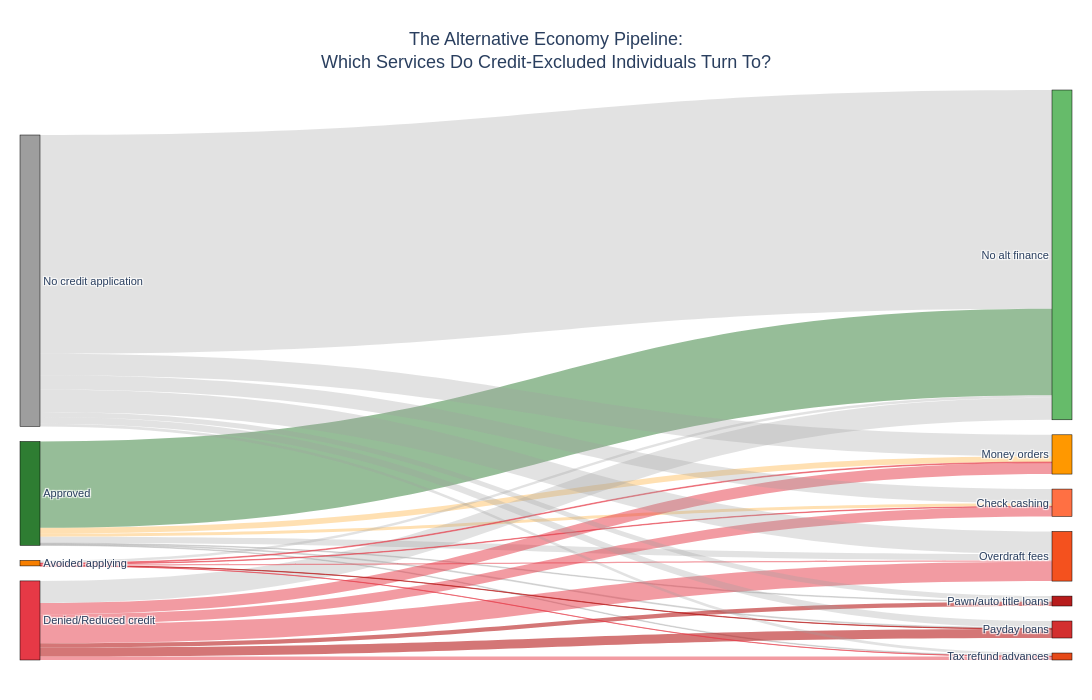

Write notebook code for a chart like this one.
### Code cell
# Create Enhanced Sankey Diagram with Specific Alt Finance Services
fig = go.Figure(data=[go.Sankey(
    node=dict(
        pad=15,
        thickness=20,
        line=dict(color="black", width=0.5),
        label=node_labels,
        color=node_colors,
        hovertemplate='%{label}<br>Respondents: %{value:,}<extra></extra>'
    ),
    link=dict(
        source=source,
        target=target,
        value=value,
        color=link_colors,
        hovertemplate='%{source.label} → %{target.label}<br>Respondents: %{value:,}<extra></extra>'
    )
)])

fig.update_layout(
    title={
        'text': "The Alternative Economy Pipeline:<br>Which Services Do Credit-Excluded Individuals Turn To?",
        'font': {'size': 18, 'family': 'Arial, sans-serif'},
        'x': 0.5,
        'xanchor': 'center'
    },
    font=dict(size=11, family='Arial, sans-serif'),
    height=700,
    width=1200,
    paper_bgcolor='white',
    plot_bgcolor='white',
    margin=dict(l=20, r=20, t=90, b=40)
)

# Display interactive version
fig.show()

# Export static version for publication
try:
    fig.write_image("sankey_credit_alt_finance_detailed.png", width=1200, height=700, scale=2)
    fig.write_image("sankey_credit_alt_finance_detailed.svg", width=1200, height=700)
    print("\n✓ Enhanced Sankey diagrams exported as PNG (300 DPI) and SVG")
except Exception as e:
    print(f"\n⚠ Export failed (kaleido may need restart): {e}")
    print("  You can still use the interactive version above")

print("\n=== KEY INSIGHTS ===")
print("This enhanced Sankey reveals WHICH specific alternative financial services people turn to")
print("when excluded from mainstream credit:")
print("")
print("🔴 DARKEST RED FLOWS → Most Predatory Services:")
print("   Denied/Avoided → Payday loans & Pawn/auto title loans")
print("   These are the highest-cost, most exploitative options")
print("")
print("🟠 ORANGE/RED FLOWS → Other Alternative Services:")
print("   Flows to check cashing, tax refund advances, overdraft fees")
print("   Still costly, but less predatory than payday/pawn")
print("")
print("🟢 GREEN FLOW → Healthy Path:")
print("   Approved → No alt finance")
print("   Credit access prevents reliance on alternative economy")
print("")
print("💡 STRATEGIC IMPLICATION:")
print("   The visualization shows not just that exclusion drives alt finance usage,")
print("   but reveals the HIERARCHY OF DESPERATION - which specific services people")
print("   turn to based on their credit market experience.")
print("")
print(f"Note: Flow widths represent actual respondent counts (N={len(df):,}), not weighted population estimates.")

### Figure 1 — Plotly figure (JSON) as saved in the notebook; plotly's stock layout.template omitted (floating-point values rounded to 4 significant figures)
{"data": [{"link": {"color": ["rgba(255, 152, 0, 0.3)", "rgba(255, 152, 0, 0.3)", "rgba(158, 158, 158, 0.3)", "rgba(158, 158, 158, 0.3)", "rgba(158, 158, 158, 0.3)", "rgba(158, 158, 158, 0.3)", "rgba(46, 125, 50, 0.5)", "rgba(230, 57, 70, 0.5)", "rgba(230, 57, 70, 0.5)", "rgba(183, 28, 28, 0.6)", "rgba(183, 28, 28, 0.6)", "rgba(230, 57, 70, 0.5)", "rgba(230, 57, 70, 0.5)", "rgba(158, 158, 158, 0.3)", "rgba(230, 57, 70, 0.5)", "rgba(230, 57, 70, 0.5)", "rgba(183, 28, 28, 0.6)", "rgba(230, 57, 70, 0.5)", "rgba(230, 57, 70, 0.5)", "rgba(158, 158, 158, 0.3)", "rgba(158, 158, 158, 0.3)", "rgba(158, 158, 158, 0.3)", "rgba(158, 158, 158, 0.3)", "rgba(158, 158, 158, 0.3)", "rgba(158, 158, 158, 0.3)", "rgba(158, 158, 158, 0.3)", "rgba(158, 158, 158, 0.3)"], "hovertemplate": "%{source.label} → %{target.label}<br>Respondents: %{value:,}<extra></extra>", "source": [0, 0, 0, 0, 0, 0, 0, 1, 1, 1, 1, 1, 1, 1, 2, 2, 2, 2, 2, 2, 3, 3, 3, 3, 3, 3, 3], "target": [4, 5, 6, 7, 8, 9, 10, 4, 5, 6, 7, 8, 9, 10, 4, 5, 6, 8, 9, 10, 4, 5, 6, 7, 8, 9, 10], "value": [106, 58, 17, 13, 12, 119, 1594, 210, 177, 166, 79, 64, 357, 407, 13, 9, 5, 3, 24, 48, 396, 261, 126, 91, 50, 417, 4040]}, "node": {"color": ["#2E7D32", "#E63946", "#F77F00", "#9E9E9E", "#FF9800", "#FF7043", "#D32F2F", "#B71C1C", "#E64A19", "#F4511E", "#66BB6A"], "hovertemplate": "%{label}<br>Respondents: %{value:,}<extra></extra>", "label": ["Approved", "Denied/Reduced credit", "Avoided applying", "No credit application", "Money orders", "Check cashing", "Payday loans", "Pawn/auto title loans", "Tax refund advances", "Overdraft fees", "No alt finance"], "line": {"color": "black", "width": 0.5}, "pad": 15, "thickness": 20}, "type": "sankey"}], "layout": {"font": {"family": "Arial, sans-serif", "size": 11}, "height": 700, "margin": {"b": 40, "l": 20, "r": 20, "t": 90}, "paper_bgcolor": "white", "plot_bgcolor": "white", "title": {"font": {"family": "Arial, sans-serif", "size": 18}, "text": "The Alternative Economy Pipeline:<br>Which Services Do Credit-Excluded Individuals Turn To?", "x": 0.5, "xanchor": "center"}, "width": 1200}}
